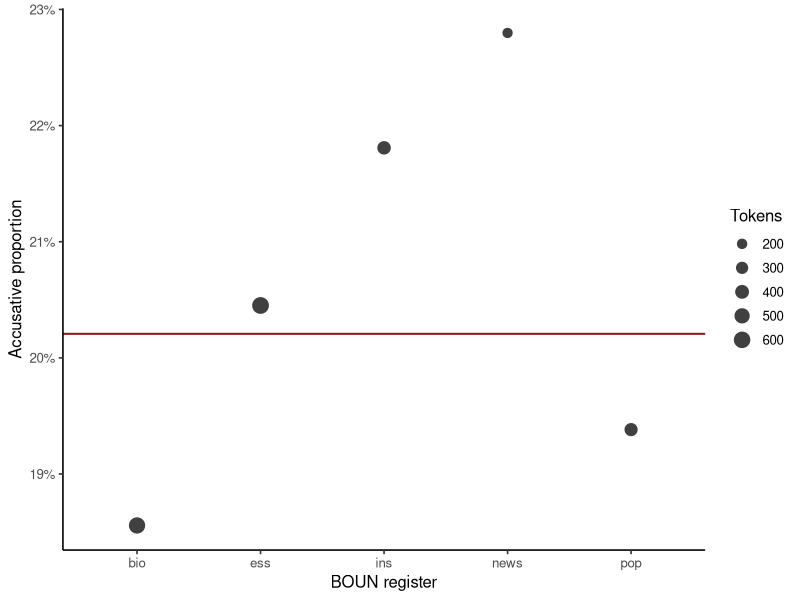

Source code (R):
## ---- chunk 1
#| label: load-ud-corpus-proportion
library(ggplot2)

pronouns <- read.csv(
  "data/ud-turkish-boun/personal-pronoun-cases.csv",
  stringsAsFactors = FALSE
)
pronouns$accusative_check <- as.integer(pronouns$case == "Acc")

stopifnot(identical(pronouns$accusative, pronouns$accusative_check))

n <- nrow(pronouns)
k <- sum(pronouns$accusative)
p_hat <- mean(pronouns$accusative)
bernoulli_variance <- p_hat * (1 - p_hat)

data.frame(
  tokens = n,
  accusative_tokens = k,
  observed_proportion = p_hat,
  fitted_bernoulli_variance = bernoulli_variance
)
## ---- chunk 2
#| label: show-ud-indicator-rows
pronouns[c(1L, which(pronouns$accusative == 1L)[1L]),
  c("sentence_text", "form", "case", "accusative")]
## ---- chunk 3
#| label: plot-ud-corpus-proportion
register_summary <- aggregate(
  accusative ~ register,
  data = pronouns,
  FUN = function(x) c(tokens = length(x), proportion = mean(x))
)
register_plot <- data.frame(
  register = register_summary$register,
  tokens = register_summary$accusative[, "tokens"],
  proportion = register_summary$accusative[, "proportion"]
)

ggplot(register_plot, aes(register, proportion)) +
  geom_hline(yintercept = p_hat, color = "#8B1A1A", linewidth = 0.7) +
  geom_point(aes(size = tokens), color = "grey25") +
  scale_size_area(max_size = 5) +
  scale_y_continuous(labels = scales::label_percent(accuracy = 1)) + # dqr-allow: algorithm-setting
  labs(x = "BOUN register", y = "Accusative proportion", size = "Tokens") +
  theme_classic(base_size = 12)
